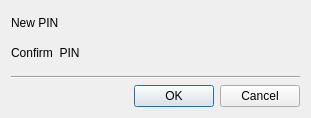
<?xml version="1.0" encoding="UTF-8"?>
<ui version="4.0">
 <class>SetupPinDialog</class>
 <widget class="QDialog" name="SetupPinDialog">
  <property name="geometry">
   <rect>
    <x>0</x>
    <y>0</y>
    <width>311</width>
    <height>118</height>
   </rect>
  </property>
  <property name="windowTitle">
   <string>Setup Vault</string>
  </property>
  <layout class="QVBoxLayout" name="verticalLayout">
   <item>
    <layout class="QGridLayout" name="gridLayout">
     <item row="0" column="0">
      <widget class="QLabel" name="label">
       <property name="text">
        <string>New PIN</string>
       </property>
      </widget>
     </item>
     <item row="0" column="1">
      <widget class="SecurePinEdit" name="widget_new_pin" native="true">
       <property name="sizePolicy">
        <sizepolicy hsizetype="MinimumExpanding" vsizetype="Fixed">
         <horstretch>0</horstretch>
         <verstretch>0</verstretch>
        </sizepolicy>
       </property>
       <property name="minimumSize">
        <size>
         <width>0</width>
         <height>24</height>
        </size>
       </property>
       <property name="maximumSize">
        <size>
         <width>16777215</width>
         <height>24</height>
        </size>
       </property>
       <property name="focusPolicy">
        <enum>Qt::FocusPolicy::StrongFocus</enum>
       </property>
      </widget>
     </item>
     <item row="1" column="0">
      <widget class="QLabel" name="label_2">
       <property name="text">
        <string>Confirm  PIN</string>
       </property>
      </widget>
     </item>
     <item row="1" column="1">
      <widget class="SecurePinEdit" name="widget_confirm_pin" native="true">
       <property name="sizePolicy">
        <sizepolicy hsizetype="MinimumExpanding" vsizetype="Fixed">
         <horstretch>0</horstretch>
         <verstretch>0</verstretch>
        </sizepolicy>
       </property>
       <property name="minimumSize">
        <size>
         <width>0</width>
         <height>24</height>
        </size>
       </property>
       <property name="maximumSize">
        <size>
         <width>16777215</width>
         <height>24</height>
        </size>
       </property>
       <property name="focusPolicy">
        <enum>Qt::FocusPolicy::StrongFocus</enum>
       </property>
      </widget>
     </item>
    </layout>
   </item>
   <item>
    <spacer name="verticalSpacer">
     <property name="orientation">
      <enum>Qt::Orientation::Vertical</enum>
     </property>
     <property name="sizeHint" stdset="0">
      <size>
       <width>20</width>
       <height>2</height>
      </size>
     </property>
    </spacer>
   </item>
   <item>
    <widget class="Line" name="line">
     <property name="orientation">
      <enum>Qt::Orientation::Horizontal</enum>
     </property>
    </widget>
   </item>
   <item>
    <layout class="QHBoxLayout" name="horizontalLayout">
     <item>
      <spacer name="horizontalSpacer">
       <property name="orientation">
        <enum>Qt::Orientation::Horizontal</enum>
       </property>
       <property name="sizeHint" stdset="0">
        <size>
         <width>40</width>
         <height>20</height>
        </size>
       </property>
      </spacer>
     </item>
     <item>
      <widget class="QPushButton" name="pushButton">
       <property name="text">
        <string>OK</string>
       </property>
      </widget>
     </item>
     <item>
      <widget class="QPushButton" name="pushButton_2">
       <property name="text">
        <string>Cancel</string>
       </property>
      </widget>
     </item>
    </layout>
   </item>
  </layout>
 </widget>
 <customwidgets>
  <customwidget>
   <class>SecurePinEdit</class>
   <extends>QWidget</extends>
   <header>SecurePinEdit.h</header>
   <container>1</container>
  </customwidget>
 </customwidgets>
 <resources/>
 <connections>
  <connection>
   <sender>pushButton</sender>
   <signal>clicked()</signal>
   <receiver>SetupPinDialog</receiver>
   <slot>accept()</slot>
   <hints>
    <hint type="sourcelabel">
     <x>147</x>
     <y>99</y>
    </hint>
    <hint type="destinationlabel">
     <x>129</x>
     <y>100</y>
    </hint>
   </hints>
  </connection>
  <connection>
   <sender>pushButton_2</sender>
   <signal>clicked()</signal>
   <receiver>SetupPinDialog</receiver>
   <slot>reject()</slot>
   <hints>
    <hint type="sourcelabel">
     <x>234</x>
     <y>101</y>
    </hint>
    <hint type="destinationlabel">
     <x>216</x>
     <y>103</y>
    </hint>
   </hints>
  </connection>
 </connections>
</ui>
